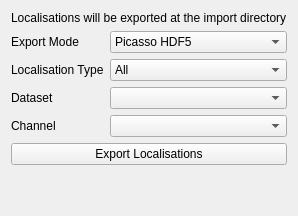
         <widget class="QWidget" name="tab_14">
          <attribute name="title">
           <string>Export Localisations</string>
          </attribute>
          <layout class="QVBoxLayout" name="verticalLayout_17">
           <item>
            <widget class="QLabel" name="label_74">
             <property name="text">
              <string>Localisations will be exported at the import directory</string>
             </property>
            </widget>
           </item>
           <item>
            <layout class="QFormLayout" name="formLayout_19">
             <item row="2" column="0">
              <widget class="QLabel" name="label_72">
               <property name="text">
                <string>Dataset</string>
               </property>
              </widget>
             </item>
             <item row="2" column="1">
              <widget class="QComboBox" name="locs_export_dataset"/>
             </item>
             <item row="1" column="0">
              <widget class="QLabel" name="label_73">
               <property name="text">
                <string>Localisation Type</string>
               </property>
              </widget>
             </item>
             <item row="1" column="1">
              <widget class="QComboBox" name="locs_export_type">
               <item>
                <property name="text">
                 <string>All</string>
                </property>
               </item>
               <item>
                <property name="text">
                 <string>Bounding Boxes</string>
                </property>
               </item>
               <item>
                <property name="text">
                 <string>Localisations</string>
                </property>
               </item>
              </widget>
             </item>
             <item row="3" column="1">
              <widget class="QComboBox" name="locs_export_channel"/>
             </item>
             <item row="3" column="0">
              <widget class="QLabel" name="label_71">
               <property name="text">
                <string>Channel</string>
               </property>
              </widget>
             </item>
             <item row="0" column="0">
              <widget class="QLabel" name="label_112">
               <property name="text">
                <string>Export Mode</string>
               </property>
              </widget>
             </item>
             <item row="0" column="1">
              <widget class="QComboBox" name="locs_export_mode">
               <item>
                <property name="text">
                 <string>Picasso HDF5</string>
                </property>
               </item>
               <item>
                <property name="text">
                 <string>CSV</string>
                </property>
               </item>
               <item>
                <property name="text">
                 <string>POS.OUT</string>
                </property>
               </item>
              </widget>
             </item>
            </layout>
           </item>
           <item>
            <widget class="QPushButton" name="pixseq_export_locs">
             <property name="text">
              <string>Export Localisations</string>
             </property>
            </widget>
           </item>
           <item>
            <spacer name="verticalSpacer_17">
             <property name="orientation">
              <enum>Qt::Vertical</enum>
             </property>
             <property name="sizeHint" stdset="0">
              <size>
               <width>20</width>
               <height>40</height>
              </size>
             </property>
            </spacer>
           </item>
          </layout>
         </widget>
